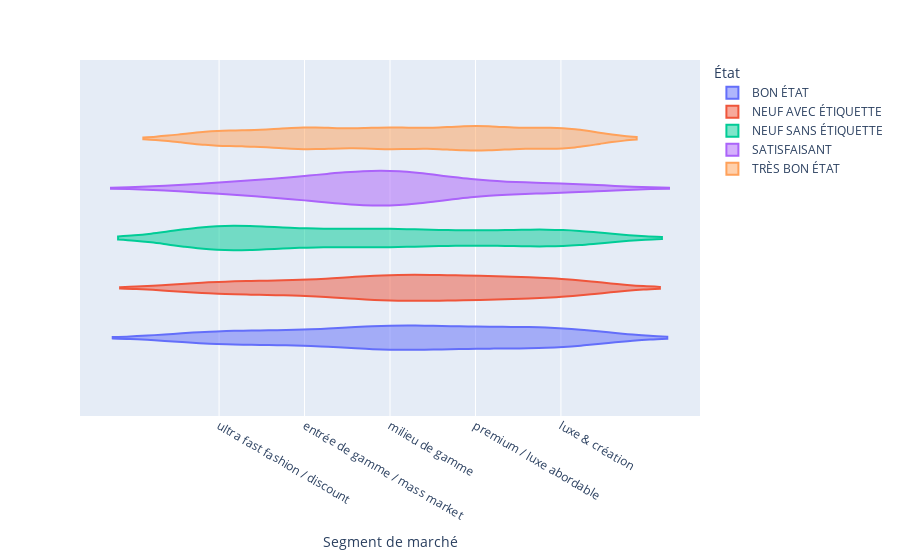

Notebook code for this chart:
### Code cell
px.violin(filtered_df_shirt, x='Segment de marché', color='État', category_orders=category_orders)

### Figure 1 — Plotly figure (JSON) as saved in the notebook; plotly's stock layout.template omitted (floating-point values rounded to 4 significant figures; data arrays with more than 128 entries replaced by an {"elided": "..."} marker saying what was removed)
{"data": [{"alignmentgroup": "True", "box": {"visible": false}, "hovertemplate": "État=BON ÉTAT<br>Segment de marché=%{x}<extra></extra>", "legendgroup": "BON ÉTAT", "marker": {"color": "#636efa"}, "name": "BON ÉTAT", "offsetgroup": "BON ÉTAT", "orientation": "h", "scalegroup": "True", "showlegend": true, "type": "violin", "x": ["luxe & création", "luxe & création", "luxe & création", "luxe & création", "ultra fast fashion / discount", "ultra fast fashion / discount", "ultra fast fashion / discount", "ultra fast fashion / discount", "ultra fast fashion / discount", "milieu de gamme", "ultra fast fashion / discount", "milieu de gamme", "ultra fast fashion / discount", "ultra fast fashion / discount", "ultra fast fashion / discount", "ultra fast fashion / discount", "ultra fast fashion / discount", "entrée de gamme / mass market", "entrée de gamme / mass market", "entrée de gamme / mass market", "entrée de gamme / mass market", "entrée de gamme / mass market", "entrée de gamme / mass market", "entrée de gamme / mass market", "entrée de gamme / mass market", "entrée de gamme / mass market", "premium / luxe abordable", "premium / luxe abordable", "premium / luxe abordable", "premium / luxe abordable", "premium / luxe abordable", "premium / luxe abordable", "premium / luxe abordable", "premium / luxe abordable", "premium / luxe abordable", "premium / luxe abordable", "premium / luxe abordable", "milieu de gamme", "milieu de gamme", "milieu de gamme", "milieu de gamme", "milieu de gamme", "milieu de gamme", "milieu de gamme", "milieu de gamme", "milieu de gamme", "milieu de gamme", "milieu de gamme", "milieu de gamme", "milieu de gamme", "milieu de gamme", "milieu de gamme", "milieu de gamme", "milieu de gamme", "luxe & création", "premium / luxe abordable", "luxe & création", "premium / luxe abordable", "premium / luxe abordable", "luxe & création", "luxe & création", "luxe & création", "luxe & création", "luxe & création", "luxe & création", "luxe & création", "luxe & création", "luxe & création", "luxe & création"], "x0": " ", "xaxis": "x", "y0": " ", "yaxis": "y"}, {"alignmentgroup": "True", "box": {"visible": false}, "hovertemplate": "État=NEUF AVEC ÉTIQUETTE<br>Segment de marché=%{x}<extra></extra>", "legendgroup": "NEUF AVEC ÉTIQUETTE", "marker": {"color": "#EF553B"}, "name": "NEUF AVEC ÉTIQUETTE", "offsetgroup": "NEUF AVEC ÉTIQUETTE", "orientation": "h", "scalegroup": "True", "showlegend": true, "type": "violin", "x": ["entrée de gamme / mass market", "milieu de gamme", "luxe & création", "premium / luxe abordable", "premium / luxe abordable", "premium / luxe abordable", "luxe & création", "luxe & création", "luxe & création", "milieu de gamme", "milieu de gamme", "milieu de gamme", "premium / luxe abordable", "milieu de gamme", "milieu de gamme", "milieu de gamme", "milieu de gamme", "milieu de gamme", "milieu de gamme", "milieu de gamme", "milieu de gamme", "milieu de gamme", "entrée de gamme / mass market", "premium / luxe abordable", "entrée de gamme / mass market", "milieu de gamme", "milieu de gamme", "milieu de gamme", "premium / luxe abordable", "ultra fast fashion / discount", "ultra fast fashion / discount", "ultra fast fashion / discount", "ultra fast fashion / discount", "ultra fast fashion / discount", "entrée de gamme / mass market", "entrée de gamme / mass market", "ultra fast fashion / discount", "premium / luxe abordable", "ultra fast fashion / discount", "ultra fast fashion / discount", "ultra fast fashion / discount", "ultra fast fashion / discount", "ultra fast fashion / discount", "entrée de gamme / mass market", "entrée de gamme / mass market", "entrée de gamme / mass market", "entrée de gamme / mass market", "entrée de gamme / mass market", "entrée de gamme / mass market", "premium / luxe abordable", "premium / luxe abordable", "premium / luxe abordable", "premium / luxe abordable", "premium / luxe abordable", "premium / luxe abordable", "premium / luxe abordable", "premium / luxe abordable", "premium / luxe abordable", "premium / luxe abordable", "milieu de gamme", "milieu de gamme", "milieu de gamme", "luxe & création", "premium / luxe abordable", "luxe & création", "luxe & création", "luxe & création", "luxe & création", "luxe & création", "luxe & création", "milieu de gamme", "luxe & création", "premium / luxe abordable", "milieu de gamme", "milieu de gamme", "luxe & création", "luxe & création", "luxe & création", "luxe & création"], "x0": " ", "xaxis": "x", "y0": " ", "yaxis": "y"}, {"alignmentgroup": "True", "box": {"visible": false}, "hovertemplate": "État=NEUF SANS ÉTIQUETTE<br>Segment de marché=%{x}<extra></extra>", "legendgroup": "NEUF SANS ÉTIQUETTE", "marker": {"color": "#00cc96"}, "name": "NEUF SANS ÉTIQUETTE", "offsetgroup": "NEUF SANS ÉTIQUETTE", "orientation": "h", "scalegroup": "True", "showlegend": true, "type": "violin", "x": {"elided": "148 str values"}, "x0": " ", "xaxis": "x", "y0": " ", "yaxis": "y"}, {"alignmentgroup": "True", "box": {"visible": false}, "hovertemplate": "État=SATISFAISANT<br>Segment de marché=%{x}<extra></extra>", "legendgroup": "SATISFAISANT", "marker": {"color": "#ab63fa"}, "name": "SATISFAISANT", "offsetgroup": "SATISFAISANT", "orientation": "h", "scalegroup": "True", "showlegend": true, "type": "violin", "x": ["ultra fast fashion / discount", "entrée de gamme / mass market", "entrée de gamme / mass market", "premium / luxe abordable", "milieu de gamme", "milieu de gamme", "milieu de gamme", "milieu de gamme", "luxe & création"], "x0": " ", "xaxis": "x", "y0": " ", "yaxis": "y"}, {"alignmentgroup": "True", "box": {"visible": false}, "hovertemplate": "État=TRÈS BON ÉTAT<br>Segment de marché=%{x}<extra></extra>", "legendgroup": "TRÈS BON ÉTAT", "marker": {"color": "#FFA15A"}, "name": "TRÈS BON ÉTAT", "offsetgroup": "TRÈS BON ÉTAT", "orientation": "h", "scalegroup": "True", "showlegend": true, "type": "violin", "x": {"elided": "356 str values"}, "x0": " ", "xaxis": "x", "y0": " ", "yaxis": "y"}], "layout": {"legend": {"title": {"text": "État"}, "tracegroupgap": 0}, "margin": {"t": 60}, "violinmode": "group", "xaxis": {"anchor": "y", "categoryarray": ["ultra fast fashion / discount", "entrée de gamme / mass market", "milieu de gamme", "premium / luxe abordable", "luxe & création"], "categoryorder": "array", "domain": [0, 1], "title": {"text": "Segment de marché"}}, "yaxis": {"anchor": "x", "domain": [0, 1]}}}
